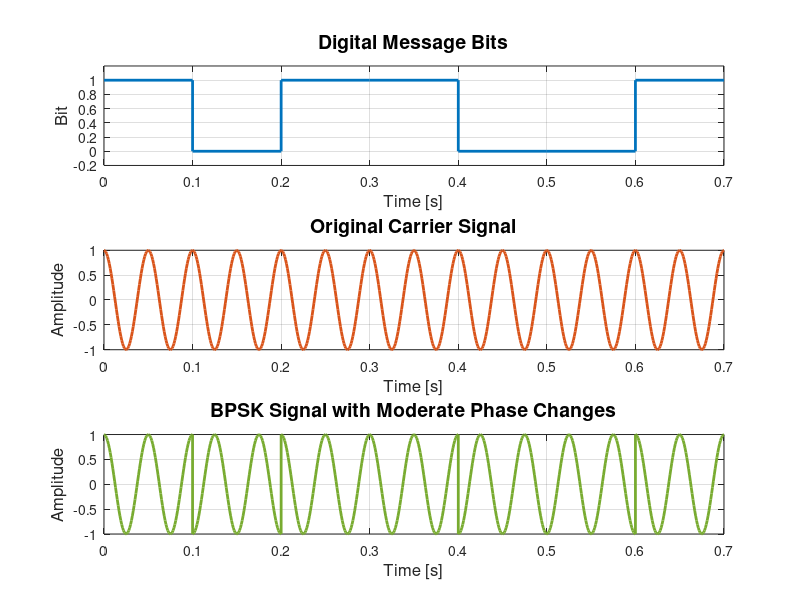

The MATLAB script that drew this image:
%BPSK
clc; clear; close all;

%% Parameters
Fs = 1000;            % Sampling frequency 
Tb = 0.1;             % Bit duration 
t = 0:1/Fs:Tb;        % Time vector for one bit
fc = 20;              % Carrier frequency 
A = 1;                % Amplitude

%% Message bits
bits = [1 0 1 1 0 0 1];   
N = length(bits);

%%  BPSK signal
psk_signal = [];
time = [];

for i = 1:N
    if bits(i) == 1
        phase = 0;
    else
        phase = pi;  
    end
    s = A * cos(2*pi*fc*t + phase);
    psk_signal = [psk_signal s];
    time = [time t + (i-1)*Tb];
end

%% Plot message bits
figure('Color',[0.95 0.95 0.95]);
subplot(3,1,1);
stairs([0:N]*Tb, [bits bits(end)], 'LineWidth', 2, 'Color', [0 0.45 0.74]);
ylim([-0.2 1.2]);
title('Digital Message Bits', 'FontSize', 14);
xlabel('Time [s]', 'FontSize', 12);
ylabel('Bit', 'FontSize', 12);
grid on;

%% Plot carrier signal
subplot(3,1,2);
plot(time, cos(2*pi*fc*time), 'LineWidth', 2, 'Color', [0.85 0.33 0.1]);
title('Original Carrier Signal', 'FontSize', 14);
xlabel('Time [s]', 'FontSize', 12);
ylabel('Amplitude', 'FontSize', 12);
grid on;

%% Plot BPSK signal
subplot(3,1,3);
plot(time, psk_signal, 'LineWidth', 2, 'Color', [0.47 0.67 0.19]);
title('BPSK Signal with Moderate Phase Changes', 'FontSize', 14);
xlabel('Time [s]', 'FontSize', 12);
ylabel('Amplitude', 'FontSize', 12);
grid on;
